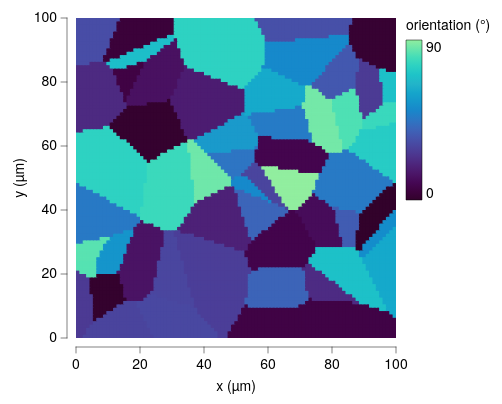

The Vega-Lite source for this figure:
### Vega-Lite specification from a JSON file in a GitHub repository (floating-point values rounded to 4 significant figures; data arrays with more than 128 entries replaced by an {"elided": "..."} marker saying what was removed)
{"background": null, "config": {"arc": {"fill": "#DBDBDB", "fillOpacity": 1.0, "innerRadius": 40.0, "padAngle": 0.03, "stroke": "black", "strokeOpacity": 1, "strokeWidth": 0.25}, "area": {"fill": "#DBDBDB", "fillOpacity": 1.0, "stroke": "black", "strokeOpacity": 1, "strokeWidth": 0.25}, "axis": {"domain": true, "domainCap": "round", "domainColor": "black", "domainWidth": 0.25, "grid": false, "gridCap": "round", "gridColor": "#F1F1F1", "gridDash": [0, 0], "gridOpacity": 1.0, "gridWidth": 0.25, "labelColor": "black", "labelFont": "Helvetica Neue", "labelFontSize": 7, "labelFontStyle": "normal", "labelFontWeight": 400, "offset": 4.5, "ticks": true, "tickCap": "round", "tickColor": "black", "tickRound": false, "tickSize": 3, "tickWidth": 0.25, "titleColor": "black", "titleFont": "Helvetica Neue", "titleFontSize": 7, "titleFontStyle": "normal", "titleFontWeight": 400}, "axisX": {"domain": true, "labelAlign": "center", "labelAngle": 0, "labels": true, "ticks": true, "translate": 0}, "axisY": {"domain": true, "labelAlign": "right", "labelAngle": 0, "labels": true, "ticks": true, "translate": 0}, "axisRight": {"domain": true, "labelAlign": "left", "labelAngle": 0, "labels": true, "ticks": true, "translate": 0}, "axisTop": {"domain": true, "labelAlign": "center", "labelAngle": 0, "labels": true, "ticks": true, "translate": 0}, "axisBand": {"tickOffset": 0}, "bar": {"fill": "#DBDBDB", "fillOpacity": 1.0, "stroke": "black", "strokeOpacity": 1, "strokeWidth": 0.25}, "boxplot": {"size": 14.4, "ticks": {"cornerRadius": 0.25, "fill": "black", "opacity": 1, "size": 7.2, "thickness": 0.25}, "box": {"fillOpacity": 1.0, "stroke": "black", "strokeOpacity": 1, "strokeWidth": 0.25}, "median": {"cornerRadius": 0, "fill": "black", "fillOpacity": 1.0, "opacity": 1, "size": 14.4, "thickness": 0.25}, "rule": {"fill": "black", "fillOpacity": 1.0, "size": 16.0, "stroke": "black", "strokeDash": [0, 0], "strokeOpacity": 1, "strokeWidth": 0.25}, "outliers": {"color": "black", "fill": "black", "fillOpacity": 1.0, "size": 0, "stroke": "black", "strokeOpacity": 1, "strokeWidth": 0.25}}, "circle": {"fill": "black", "fillOpacity": 1.0, "size": 0.8, "stroke": null, "strokeOpacity": 1, "strokeWidth": 0.25}, "errorband": {"band": {"fillOpacity": 0.6, "stroke": null, "strokeWidth": 0.25, "strokeOpacity": 1}, "borders": {"opacity": 0, "strokeOpacity": 0.25, "strokeWidth": 1}}, "errorbar": {"opacity": 1, "rule": {"strokeDash": [0, 0], "strokeWidth": 0.25}, "ticks": {"color": "black", "cornerRadius": 0.125, "opacity": 1, "size": 9.6, "thickness": 0.25}, "thickness": 0.25}, "font": "Helvetica Neue", "geoshape": {"fill": "#DBDBDB", "fillOpacity": 1.0, "stroke": "black", "strokeOpacity": 1, "strokeWidth": 0.25}, "header": {"labelColor": "black", "labelFont": "Helvetica Neue", "labelFontSize": 7, "labelFontStyle": "normal", "labelFontWeight": 400, "titleColor": "black", "titleFont": "Helvetica Neue", "titleFontSize": 7, "titleFontStyle": "normal", "titleFontWeight": 400, "titlePadding": 0}, "legend": {"disable": false, "offset": 4.5, "titlePadding": 4, "labelOffset": 2, "gradientLabelOffset": 2, "gradientLength": 80.0, "gradientThickness": 8.0, "gradientOpacity": 1.0, "gradientStrokeColor": "black", "gradientStrokeWidth": 0.25, "labelColor": "black", "labelFont": "Helvetica Neue", "labelFontSize": 7, "labelFontStyle": "normal", "labelFontWeight": 400, "strokeColor": "black", "strokeWidth": 0, "symbolSize": 42, "symbolStrokeColor": "black", "symbolStrokeWidth": 0.25, "titleColor": "black", "titleFont": "Helvetica Neue", "titleFontSize": 7, "titleFontStyle": "normal", "titleFontWeight": 400}, "line": {"color": "black", "stroke": "black", "strokeCap": "round", "strokeDash": [0, 0], "strokeOpacity": 1, "strokeWidth": 0.375}, "point": {"filled": true, "fill": "#DBDBDB", "fillOpacity": 1.0, "size": 8.0, "stroke": "black", "strokeOpacity": 1, "strokeWidth": 0.25}, "range": {"category": ["#C6D9F1", "#F1C9CB", "#FEF0B9", "#CEE37A", "#7AA8E0", "#E589A3", "#FDDD5D", "#68B961", "#4177B1", "#C35082", "#E5C227", "#438156"], "diverging": {"scheme": ["#C35082", "#CE6D94", "#D989A7", "#E2A4BA", "#EABFCE", "#F1DBE2", "#F6F6F6", "#D7E0EB", "#B9CBE0", "#9BB6D5", "#7DA1C9", "#5F8CBD", "#4177B1"]}, "heatmap": {"scheme": ["#32022B", "#43044D", "#4C196E", "#4D338C", "#484DA6", "#3A68BB", "#1D83CA", "#1D9CCB", "#23B5C9", "#28CDC5", "#4DE0B4", "#91EE9F"]}, "ordinal": {"scheme": ["#F1F1F1", "#DBDBDB", "#C6C6C6", "#B2B2B2", "#9D9D9D", "#898989", "#767676", "#636363", "#515151", "#404040", "#2F2F2F", "#1F1F1F"]}, "ramp": {"scheme": ["#32022B", "#43044D", "#4C196E", "#4D338C", "#484DA6", "#3A68BB", "#1D83CA", "#1D9CCB", "#23B5C9", "#28CDC5", "#4DE0B4", "#91EE9F"]}}, "rule": {"color": "black", "stroke": "black", "strokeCap": "round", "strokeDash": [2, 2], "strokeOpacity": 1, "strokeWidth": 0.25}, "scale": {"bandPaddingInner": 0.1, "bandPaddingOuter": 0.1, "round": false}, "rect": {"fill": "#DBDBDB", "fillOpacity": 1.0, "stroke": "black", "strokeOpacity": 1, "strokeWidth": 0.25}, "square": {"fill": "#DBDBDB", "fillOpacity": 1.0, "size": 16.0, "stroke": "black", "strokeOpacity": 1, "strokeWidth": 0.25}, "text": {"color": "black", "font": "Helvetica Neue", "fontSize": 7, "fontStyle": "normal", "fontWeight": 400}, "tick": {"color": "black", "cornerRadius": 0.125, "opacity": 1.0, "size": 14.4, "thickness": 0.25}, "title": {"anchor": "middle", "frame": "group", "color": "black", "font": "Helvetica Neue", "fontSize": 7, "fontStyle": "normal", "fontWeight": 400, "subtitleColor": "black", "subtitleFont": "Helvetica Neue", "subtitleFontSize": "Helvetica Neue", "subtitleFontStyle": "normal", "subtitleFontWeight": 400}, "trail": {"color": "black", "opacity": 1, "size": 0.375}, "view": {"continuousWidth": 160, "continuousHeight": 160, "discreteWidth": 160, "discreteHeight": 160, "fill": null, "stroke": null, "strokeWidth": 0.25}}, "data": {"name": "data-fc9f28f2a02f928780cb79246fd1f2eb"}, "mark": {"type": "rect", "clip": true, "stroke": null}, "encoding": {"color": {"field": "theta", "title": "orientation (°)", "type": "quantitative"}, "x": {"field": "x0", "scale": {"domain": [0, 100], "nice": false}, "title": "x (µm)", "type": "quantitative"}, "x2": {"field": "x1"}, "y": {"field": "y0", "scale": {"domain": [0, 100], "nice": false}, "title": "y (µm)", "type": "quantitative"}, "y2": {"field": "y1"}}, "$schema": "https://vega.github.io/schema/vega-lite/v6.4.1.json", "datasets": {"data-fc9f28f2a02f928780cb79246fd1f2eb": {"elided": "9025 records"}}}
